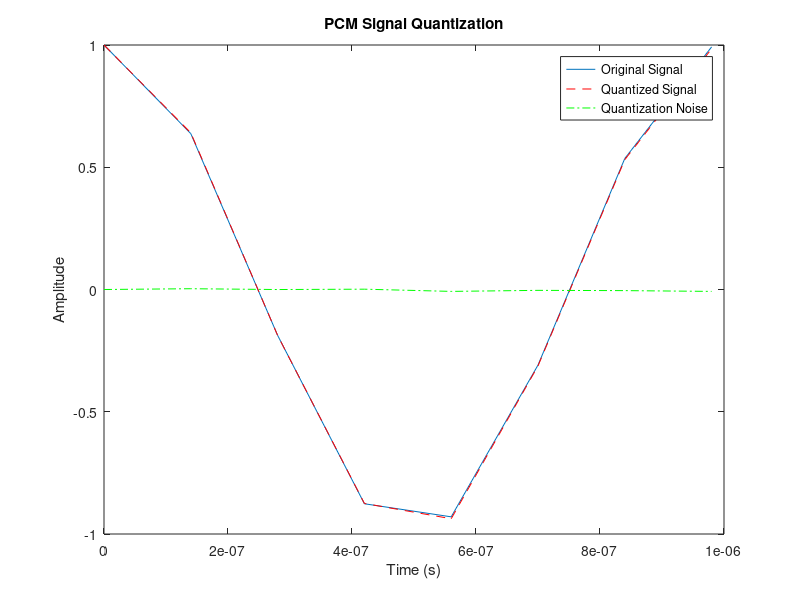

This figure's MATLAB source:
% Parameters
bit_rate = 50e6  % Bits per second
bits_per_sample = 7
modulation_freq = 1e6  % Hz

% Sampling rate
fs = bit_rate / bits_per_sample

% Message bandwidth (Nyquist interval)
message_bandwidth = fs / 2

% Quantization levels
L = 2^bits_per_sample

% Quantization step size
delta = 2 / L

% Maximum quantization error
e_max = delta / 2

% Signal generation
t = 0:1/fs:1/modulation_freq;  % One period of the sinusoid
signal = cos(2*pi*modulation_freq*t);

% Quantization
quantized_signal = round(signal / delta) * delta

% Quantization noise
quantization_noise = quantized_signal - signal

% Signal power
signal_power = mean(signal.^2)

% Quantization noise power
noise_power = mean(quantization_noise.^2)

% SQNR
SQNR = 10 * log10(signal_power / noise_power)

% Display results
fprintf('Message bandwidth: %.6f MHz\n', message_bandwidth/1e6);
fprintf('SQNR: %.2f dB\n', SQNR);

% Plot signals (optional)
figure;
plot(t, signal);
hold on;
plot(t, quantized_signal, 'r--');
plot(t, quantization_noise, 'g-.');
legend('Original Signal', 'Quantized Signal', 'Quantization Noise');
xlabel('Time (s)');
ylabel('Amplitude');
title('PCM Signal Quantization');
